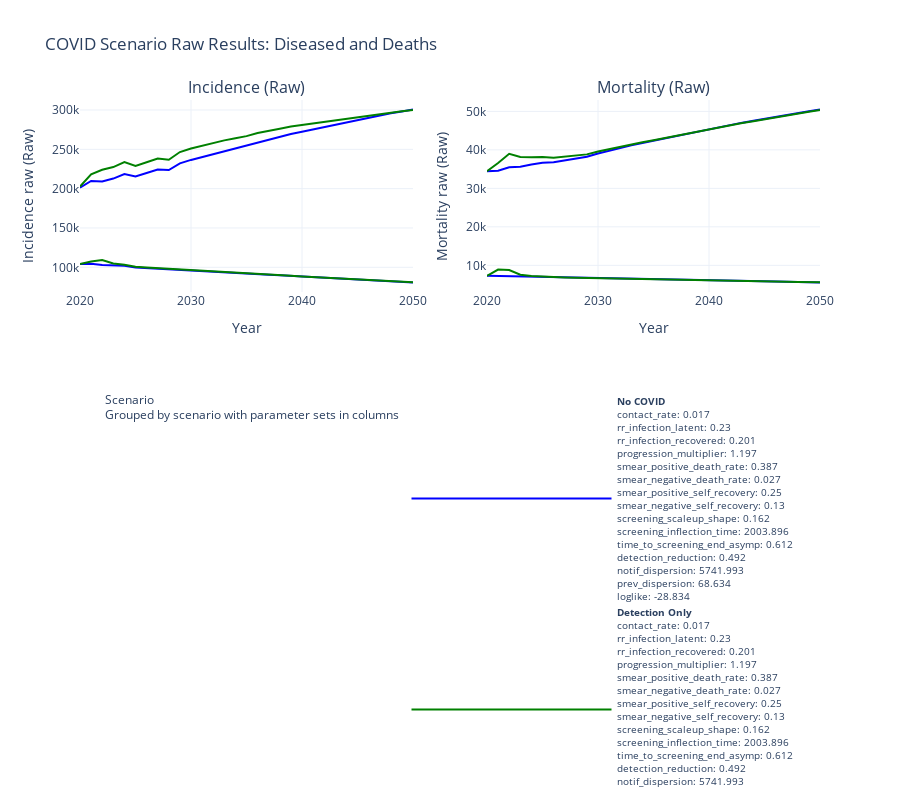

The cell this chart's notebook holds for it:
### Code cell
plot_raw(covid_diff, idata)

### Figure 1 — Plotly figure (JSON) as saved in the notebook; plotly's stock layout.template omitted (floating-point values rounded to 4 significant figures)
{"data": [{"legendgroup": "No COVID", "line": {"color": "blue", "width": 2}, "mode": "lines", "name": "<b>No COVID</b><br>contact_rate: 0.017<br>rr_infection_latent: 0.23<br>rr_infection_recovered: 0.201<br>progression_multiplier: 1.197<br>smear_positive_death_rate: 0.387<br>smear_negative_death_rate: 0.027<br>smear_positive_self_recovery: 0.25<br>smear_negative_self_recovery: 0.13<br>screening_scaleup_shape: 0.162<br>screening_inflection_time: 2003.896<br>time_to_screening_end_asymp: 0.612<br>detection_reduction: 0.492<br>notif_dispersion: 5741.993<br>prev_dispersion: 68.634<br>loglike: -28.834", "showlegend": true, "type": "scatter", "x": [2020, 2021, 2022, 2023, 2024, 2025, 2026, 2027, 2028, 2029, 2030, 2031, 2032, 2033, 2034, 2035, 2036, 2037, 2038, 2039, 2040, 2041, 2042, 2043, 2044, 2045, 2046, 2047, 2048, 2049, 2050], "xaxis": "x", "y": [104100.0, 104500.0, 102800.0, 102200.0, 101900.0, 99900.0, 99190.0, 98570.0, 97110.0, 97090.0, 96370.0, 95530.0, 94710.0, 93850.0, 92960.0, 92080.0, 91480.0, 90680.0, 89800.0, 89060.0, 88190.0, 87370.0, 86640.0, 85820.0, 85110.0, 84430.0, 83720.0, 82990.0, 82260.0, 81540.0, 80820.0], "yaxis": "y"}, {"legendgroup": "No COVID", "line": {"color": "blue", "width": 2}, "mode": "lines", "name": "<b>No COVID</b><br>contact_rate: 0.029<br>rr_infection_latent: 0.144<br>rr_infection_recovered: 0.18<br>progression_multiplier: 0.868<br>smear_positive_death_rate: 0.404<br>smear_negative_death_rate: 0.025<br>smear_positive_self_recovery: 0.205<br>smear_negative_self_recovery: 0.199<br>screening_scaleup_shape: 0.459<br>screening_inflection_time: 2001.963<br>time_to_screening_end_asymp: 3.299<br>detection_reduction: 0.553<br>notif_dispersion: 12253.415<br>prev_dispersion: 45.687<br>loglike: -31.281", "showlegend": false, "type": "scatter", "x": [2020, 2021, 2022, 2023, 2024, 2025, 2026, 2027, 2028, 2029, 2030, 2031, 2032, 2033, 2034, 2035, 2036, 2037, 2038, 2039, 2040, 2041, 2042, 2043, 2044, 2045, 2046, 2047, 2048, 2049, 2050], "xaxis": "x", "y": [201200.0, 209700.0, 209200.0, 212800.0, 218500.0, 215500.0, 219900.0, 224300.0, 223700.0, 232200.0, 236500.0, 240300.0, 244100.0, 247700.0, 251100.0, 254400.0, 258900.0, 262600.0, 265800.0, 269500.0, 272400.0, 275300.0, 278600.0, 281200.0, 284300.0, 287600.0, 290400.0, 293200.0, 295700.0, 298200.0, 300500.0], "yaxis": "y"}, {"legendgroup": "Detection Only", "line": {"color": "green", "width": 2}, "mode": "lines", "name": "<b>Detection Only</b><br>contact_rate: 0.017<br>rr_infection_latent: 0.23<br>rr_infection_recovered: 0.201<br>progression_multiplier: 1.197<br>smear_positive_death_rate: 0.387<br>smear_negative_death_rate: 0.027<br>smear_positive_self_recovery: 0.25<br>smear_negative_self_recovery: 0.13<br>screening_scaleup_shape: 0.162<br>screening_inflection_time: 2003.896<br>time_to_screening_end_asymp: 0.612<br>detection_reduction: 0.492<br>notif_dispersion: 5741.993<br>prev_dispersion: 68.634<br>loglike: -28.834", "showlegend": true, "type": "scatter", "x": [2020, 2021, 2022, 2023, 2024, 2025, 2026, 2027, 2028, 2029, 2030, 2031, 2032, 2033, 2034, 2035, 2036, 2037, 2038, 2039, 2040, 2041, 2042, 2043, 2044, 2045, 2046, 2047, 2048, 2049, 2050], "xaxis": "x", "y": [104100.0, 107400.0, 109300.0, 104900.0, 103100.0, 100600.0, 99660.0, 98920.0, 97410.0, 97350.0, 96600.0, 95750.0, 94920.0, 94050.0, 93150.0, 92260.0, 91660.0, 90850.0, 89970.0, 89240.0, 88370.0, 87540.0, 86810.0, 85980.0, 85260.0, 84590.0, 83870.0, 83140.0, 82420.0, 81690.0, 80970.0], "yaxis": "y"}, {"legendgroup": "Detection Only", "line": {"color": "green", "width": 2}, "mode": "lines", "name": "<b>Detection Only</b><br>contact_rate: 0.039<br>rr_infection_latent: 0.059<br>rr_infection_recovered: 0.154<br>progression_multiplier: 0.888<br>smear_positive_death_rate: 0.394<br>smear_negative_death_rate: 0.029<br>smear_positive_self_recovery: 0.189<br>smear_negative_self_recovery: 0.184<br>screening_scaleup_shape: 0.373<br>screening_inflection_time: 1996.011<br>time_to_screening_end_asymp: 2.702<br>detection_reduction: 0.336<br>notif_dispersion: 5781.051<br>prev_dispersion: 37.151<br>loglike: -28.301", "showlegend": false, "type": "scatter", "x": [2020, 2021, 2022, 2023, 2024, 2025, 2026, 2027, 2028, 2029, 2030, 2031, 2032, 2033, 2034, 2035, 2036, 2037, 2038, 2039, 2040, 2041, 2042, 2043, 2044, 2045, 2046, 2047, 2048, 2049, 2050], "xaxis": "x", "y": [202700.0, 218100.0, 223900.0, 227400.0, 233700.0, 229000.0, 233600.0, 238400.0, 236800.0, 246500.0, 251000.0, 254600.0, 258200.0, 261400.0, 264200.0, 266800.0, 270700.0, 273800.0, 276100.0, 278900.0, 280900.0, 282800.0, 285100.0, 286800.0, 288900.0, 291300.0, 293300.0, 295200.0, 296900.0, 298500.0, 300100.0], "yaxis": "y"}, {"legendgroup": "No COVID", "line": {"color": "blue", "width": 2}, "mode": "lines", "name": "<b>No COVID</b><br>contact_rate: 0.017<br>rr_infection_latent: 0.23<br>rr_infection_recovered: 0.201<br>progression_multiplier: 1.197<br>smear_positive_death_rate: 0.387<br>smear_negative_death_rate: 0.027<br>smear_positive_self_recovery: 0.25<br>smear_negative_self_recovery: 0.13<br>screening_scaleup_shape: 0.162<br>screening_inflection_time: 2003.896<br>time_to_screening_end_asymp: 0.612<br>detection_reduction: 0.492<br>notif_dispersion: 5741.993<br>prev_dispersion: 68.634<br>loglike: -28.834", "showlegend": true, "type": "scatter", "x": [2020, 2021, 2022, 2023, 2024, 2025, 2026, 2027, 2028, 2029, 2030, 2031, 2032, 2033, 2034, 2035, 2036, 2037, 2038, 2039, 2040, 2041, 2042, 2043, 2044, 2045, 2046, 2047, 2048, 2049, 2050], "xaxis": "x2", "y": [7279.0, 7215.0, 7195.0, 7091.0, 7048.0, 6969.0, 6873.0, 6817.0, 6747.0, 6688.0, 6657.0, 6602.0, 6545.0, 6486.0, 6424.0, 6361.0, 6307.0, 6261.0, 6198.0, 6142.0, 6087.0, 6026.0, 5972.0, 5918.0, 5862.0, 5814.0, 5765.0, 5715.0, 5664.0, 5613.0, 5562.0], "yaxis": "y2"}, {"legendgroup": "No COVID", "line": {"color": "blue", "width": 2}, "mode": "lines", "name": "<b>No COVID</b><br>contact_rate: 0.029<br>rr_infection_latent: 0.144<br>rr_infection_recovered: 0.18<br>progression_multiplier: 0.868<br>smear_positive_death_rate: 0.404<br>smear_negative_death_rate: 0.025<br>smear_positive_self_recovery: 0.205<br>smear_negative_self_recovery: 0.199<br>screening_scaleup_shape: 0.459<br>screening_inflection_time: 2001.963<br>time_to_screening_end_asymp: 3.299<br>detection_reduction: 0.553<br>notif_dispersion: 12253.415<br>prev_dispersion: 45.687<br>loglike: -31.281", "showlegend": false, "type": "scatter", "x": [2020, 2021, 2022, 2023, 2024, 2025, 2026, 2027, 2028, 2029, 2030, 2031, 2032, 2033, 2034, 2035, 2036, 2037, 2038, 2039, 2040, 2041, 2042, 2043, 2044, 2045, 2046, 2047, 2048, 2049, 2050], "xaxis": "x2", "y": [34470.0, 34560.0, 35460.0, 35630.0, 36180.0, 36630.0, 36780.0, 37280.0, 37740.0, 38190.0, 39080.0, 39820.0, 40500.0, 41160.0, 41790.0, 42380.0, 42990.0, 43700.0, 44300.0, 44900.0, 45500.0, 46020.0, 46550.0, 47080.0, 47560.0, 48090.0, 48620.0, 49120.0, 49590.0, 50040.0, 50470.0], "yaxis": "y2"}, {"legendgroup": "Detection Only", "line": {"color": "green", "width": 2}, "mode": "lines", "name": "<b>Detection Only</b><br>contact_rate: 0.017<br>rr_infection_latent: 0.23<br>rr_infection_recovered: 0.201<br>progression_multiplier: 1.197<br>smear_positive_death_rate: 0.387<br>smear_negative_death_rate: 0.027<br>smear_positive_self_recovery: 0.25<br>smear_negative_self_recovery: 0.13<br>screening_scaleup_shape: 0.162<br>screening_inflection_time: 2003.896<br>time_to_screening_end_asymp: 0.612<br>detection_reduction: 0.492<br>notif_dispersion: 5741.993<br>prev_dispersion: 68.634<br>loglike: -28.834", "showlegend": true, "type": "scatter", "x": [2020, 2021, 2022, 2023, 2024, 2025, 2026, 2027, 2028, 2029, 2030, 2031, 2032, 2033, 2034, 2035, 2036, 2037, 2038, 2039, 2040, 2041, 2042, 2043, 2044, 2045, 2046, 2047, 2048, 2049, 2050], "xaxis": "x2", "y": [7280.0, 8900.0, 8795.0, 7559.0, 7238.0, 7064.0, 6930.0, 6856.0, 6776.0, 6712.0, 6677.0, 6620.0, 6561.0, 6501.0, 6438.0, 6375.0, 6320.0, 6273.0, 6210.0, 6154.0, 6099.0, 6037.0, 5983.0, 5929.0, 5873.0, 5826.0, 5776.0, 5725.0, 5674.0, 5623.0, 5573.0], "yaxis": "y2"}, {"legendgroup": "Detection Only", "line": {"color": "green", "width": 2}, "mode": "lines", "name": "<b>Detection Only</b><br>contact_rate: 0.029<br>rr_infection_latent: 0.144<br>rr_infection_recovered: 0.18<br>progression_multiplier: 0.868<br>smear_positive_death_rate: 0.404<br>smear_negative_death_rate: 0.025<br>smear_positive_self_recovery: 0.205<br>smear_negative_self_recovery: 0.199<br>screening_scaleup_shape: 0.459<br>screening_inflection_time: 2001.963<br>time_to_screening_end_asymp: 3.299<br>detection_reduction: 0.553<br>notif_dispersion: 12253.415<br>prev_dispersion: 45.687<br>loglike: -31.281", "showlegend": false, "type": "scatter", "x": [2020, 2021, 2022, 2023, 2024, 2025, 2026, 2027, 2028, 2029, 2030, 2031, 2032, 2033, 2034, 2035, 2036, 2037, 2038, 2039, 2040, 2041, 2042, 2043, 2044, 2045, 2046, 2047, 2048, 2049, 2050], "xaxis": "x2", "y": [34470.0, 36600.0, 38990.0, 38130.0, 38080.0, 38130.0, 37970.0, 38250.0, 38530.0, 38830.0, 39590.0, 40230.0, 40830.0, 41410.0, 41960.0, 42490.0, 43060.0, 43720.0, 44290.0, 44860.0, 45430.0, 45930.0, 46440.0, 46960.0, 47430.0, 47960.0, 48480.0, 48980.0, 49450.0, 49910.0, 50330.0], "yaxis": "y2"}], "layout": {"annotations": [{"font": {"size": 16}, "showarrow": false, "text": "Incidence (Raw)", "x": 0.225, "xanchor": "center", "xref": "paper", "y": 1, "yanchor": "bottom", "yref": "paper"}, {"font": {"size": 16}, "showarrow": false, "text": "Mortality (Raw)", "x": 0.775, "xanchor": "center", "xref": "paper", "y": 1, "yanchor": "bottom", "yref": "paper"}], "height": 800, "legend": {"font": {"size": 10}, "itemwidth": 200, "orientation": "h", "title": {"text": "Scenario<br><span style='font-size:12px'>Grouped by scenario with parameter sets in columns</span>"}, "traceorder": "normal", "x": 0.5, "xanchor": "center", "y": -0.5}, "showlegend": true, "title": {"text": "COVID Scenario Raw Results: Diseased and Deaths"}, "xaxis": {"anchor": "y", "domain": [0, 0.45], "title": {"text": "Year"}}, "xaxis2": {"anchor": "y2", "domain": [0.55, 1], "title": {"text": "Year"}}, "yaxis": {"anchor": "x", "domain": [0, 1], "title": {"text": "Incidence raw (Raw)"}}, "yaxis2": {"anchor": "x2", "domain": [0, 1], "title": {"text": "Mortality raw (Raw)"}}}}
